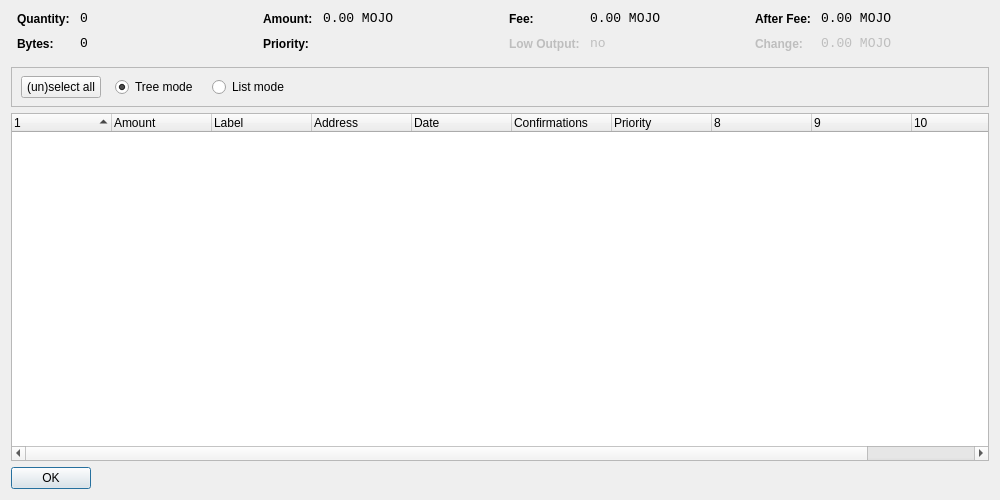
<?xml version="1.0" encoding="UTF-8"?>
<ui version="4.0">
 <class>CoinControlDialog</class>
 <widget class="QDialog" name="CoinControlDialog">
  <property name="geometry">
   <rect>
    <x>0</x>
    <y>0</y>
    <width>1000</width>
    <height>500</height>
   </rect>
  </property>
  <property name="windowTitle">
   <string>Coin Control</string>
  </property>
  <layout class="QVBoxLayout" name="verticalLayout">
   <item>
    <layout class="QHBoxLayout" name="horizontalLayoutTop" stretch="0,0,0,0">
     <property name="topMargin">
      <number>0</number>
     </property>
     <property name="bottomMargin">
      <number>10</number>
     </property>
     <item>
      <layout class="QFormLayout" name="formLayoutCoinControl1">
       <property name="horizontalSpacing">
        <number>10</number>
       </property>
       <property name="verticalSpacing">
        <number>10</number>
       </property>
       <property name="leftMargin">
        <number>6</number>
       </property>
       <property name="rightMargin">
        <number>6</number>
       </property>
       <item row="0" column="0">
        <widget class="QLabel" name="labelCoinControlQuantityText">
         <property name="styleSheet">
          <string notr="true">font-weight:bold;</string>
         </property>
         <property name="text">
          <string>Quantity:</string>
         </property>
        </widget>
       </item>
       <item row="0" column="1">
        <widget class="QLabel" name="labelCoinControlQuantity">
         <property name="font">
          <font>
           <family>Monospace</family>
           <pointsize>10</pointsize>
          </font>
         </property>
         <property name="cursor">
          <cursorShape>IBeamCursor</cursorShape>
         </property>
         <property name="contextMenuPolicy">
          <enum>Qt::ActionsContextMenu</enum>
         </property>
         <property name="text">
          <string notr="true">0</string>
         </property>
         <property name="textInteractionFlags">
          <set>Qt::LinksAccessibleByMouse|Qt::TextSelectableByKeyboard|Qt::TextSelectableByMouse</set>
         </property>
        </widget>
       </item>
       <item row="1" column="0">
        <widget class="QLabel" name="labelCoinControlBytesText">
         <property name="styleSheet">
          <string notr="true">font-weight:bold;</string>
         </property>
         <property name="text">
          <string>Bytes:</string>
         </property>
        </widget>
       </item>
       <item row="1" column="1">
        <widget class="QLabel" name="labelCoinControlBytes">
         <property name="font">
          <font>
           <family>Monospace</family>
           <pointsize>10</pointsize>
          </font>
         </property>
         <property name="cursor">
          <cursorShape>IBeamCursor</cursorShape>
         </property>
         <property name="contextMenuPolicy">
          <enum>Qt::ActionsContextMenu</enum>
         </property>
         <property name="text">
          <string notr="true">0</string>
         </property>
         <property name="textInteractionFlags">
          <set>Qt::LinksAccessibleByMouse|Qt::TextSelectableByKeyboard|Qt::TextSelectableByMouse</set>
         </property>
        </widget>
       </item>
      </layout>
     </item>
     <item>
      <layout class="QFormLayout" name="formLayoutCoinControl2">
       <property name="horizontalSpacing">
        <number>10</number>
       </property>
       <property name="verticalSpacing">
        <number>10</number>
       </property>
       <property name="leftMargin">
        <number>6</number>
       </property>
       <property name="rightMargin">
        <number>6</number>
       </property>
       <item row="0" column="0">
        <widget class="QLabel" name="labelCoinControlAmountText">
         <property name="styleSheet">
          <string notr="true">font-weight:bold;</string>
         </property>
         <property name="text">
          <string>Amount:</string>
         </property>
        </widget>
       </item>
       <item row="0" column="1">
        <widget class="QLabel" name="labelCoinControlAmount">
         <property name="font">
          <font>
           <family>Monospace</family>
           <pointsize>10</pointsize>
          </font>
         </property>
         <property name="cursor">
          <cursorShape>IBeamCursor</cursorShape>
         </property>
         <property name="contextMenuPolicy">
          <enum>Qt::ActionsContextMenu</enum>
         </property>
         <property name="text">
          <string notr="true">0.00 MOJO</string>
         </property>
         <property name="textInteractionFlags">
          <set>Qt::LinksAccessibleByMouse|Qt::TextSelectableByKeyboard|Qt::TextSelectableByMouse</set>
         </property>
        </widget>
       </item>
       <item row="1" column="0">
        <widget class="QLabel" name="labelCoinControlPriorityText">
         <property name="styleSheet">
          <string notr="true">font-weight:bold;</string>
         </property>
         <property name="text">
          <string>Priority:</string>
         </property>
        </widget>
       </item>
       <item row="1" column="1">
        <widget class="QLabel" name="labelCoinControlPriority">
         <property name="font">
          <font>
           <family>Monospace</family>
           <pointsize>10</pointsize>
          </font>
         </property>
         <property name="cursor">
          <cursorShape>IBeamCursor</cursorShape>
         </property>
         <property name="contextMenuPolicy">
          <enum>Qt::ActionsContextMenu</enum>
         </property>
         <property name="text">
          <string/>
         </property>
         <property name="textInteractionFlags">
          <set>Qt::LinksAccessibleByMouse|Qt::TextSelectableByKeyboard|Qt::TextSelectableByMouse</set>
         </property>
        </widget>
       </item>
      </layout>
     </item>
     <item>
      <layout class="QFormLayout" name="formLayoutCoinControl3">
       <property name="horizontalSpacing">
        <number>10</number>
       </property>
       <property name="verticalSpacing">
        <number>10</number>
       </property>
       <property name="leftMargin">
        <number>6</number>
       </property>
       <property name="rightMargin">
        <number>6</number>
       </property>
       <item row="0" column="0">
        <widget class="QLabel" name="labelCoinControlFeeText">
         <property name="styleSheet">
          <string notr="true">font-weight:bold;</string>
         </property>
         <property name="text">
          <string>Fee:</string>
         </property>
        </widget>
       </item>
       <item row="0" column="1">
        <widget class="QLabel" name="labelCoinControlFee">
         <property name="font">
          <font>
           <family>Monospace</family>
           <pointsize>10</pointsize>
          </font>
         </property>
         <property name="cursor">
          <cursorShape>IBeamCursor</cursorShape>
         </property>
         <property name="contextMenuPolicy">
          <enum>Qt::ActionsContextMenu</enum>
         </property>
         <property name="text">
          <string notr="true">0.00 MOJO</string>
         </property>
         <property name="textInteractionFlags">
          <set>Qt::LinksAccessibleByMouse|Qt::TextSelectableByKeyboard|Qt::TextSelectableByMouse</set>
         </property>
        </widget>
       </item>
       <item row="1" column="0">
        <widget class="QLabel" name="labelCoinControlLowOutputText">
         <property name="enabled">
          <bool>false</bool>
         </property>
         <property name="styleSheet">
          <string notr="true">font-weight:bold;</string>
         </property>
         <property name="text">
          <string>Low Output:</string>
         </property>
        </widget>
       </item>
       <item row="1" column="1">
        <widget class="QLabel" name="labelCoinControlLowOutput">
         <property name="enabled">
          <bool>false</bool>
         </property>
         <property name="font">
          <font>
           <family>Monospace</family>
           <pointsize>10</pointsize>
          </font>
         </property>
         <property name="cursor">
          <cursorShape>IBeamCursor</cursorShape>
         </property>
         <property name="contextMenuPolicy">
          <enum>Qt::ActionsContextMenu</enum>
         </property>
         <property name="text">
          <string notr="true">no</string>
         </property>
         <property name="textInteractionFlags">
          <set>Qt::LinksAccessibleByMouse|Qt::TextSelectableByKeyboard|Qt::TextSelectableByMouse</set>
         </property>
        </widget>
       </item>
      </layout>
     </item>
     <item>
      <layout class="QFormLayout" name="formLayoutCoinControl4">
       <property name="horizontalSpacing">
        <number>10</number>
       </property>
       <property name="verticalSpacing">
        <number>10</number>
       </property>
       <property name="leftMargin">
        <number>6</number>
       </property>
       <property name="rightMargin">
        <number>6</number>
       </property>
       <item row="0" column="0">
        <widget class="QLabel" name="labelCoinControlAfterFeeText">
         <property name="styleSheet">
          <string notr="true">font-weight:bold;</string>
         </property>
         <property name="text">
          <string>After Fee:</string>
         </property>
        </widget>
       </item>
       <item row="0" column="1">
        <widget class="QLabel" name="labelCoinControlAfterFee">
         <property name="font">
          <font>
           <family>Monospace</family>
           <pointsize>10</pointsize>
          </font>
         </property>
         <property name="cursor">
          <cursorShape>IBeamCursor</cursorShape>
         </property>
         <property name="contextMenuPolicy">
          <enum>Qt::ActionsContextMenu</enum>
         </property>
         <property name="text">
          <string notr="true">0.00 MOJO</string>
         </property>
         <property name="textInteractionFlags">
          <set>Qt::LinksAccessibleByMouse|Qt::TextSelectableByKeyboard|Qt::TextSelectableByMouse</set>
         </property>
        </widget>
       </item>
       <item row="1" column="0">
        <widget class="QLabel" name="labelCoinControlChangeText">
         <property name="enabled">
          <bool>false</bool>
         </property>
         <property name="styleSheet">
          <string notr="true">font-weight:bold;</string>
         </property>
         <property name="text">
          <string>Change:</string>
         </property>
        </widget>
       </item>
       <item row="1" column="1">
        <widget class="QLabel" name="labelCoinControlChange">
         <property name="enabled">
          <bool>false</bool>
         </property>
         <property name="font">
          <font>
           <family>Monospace</family>
           <pointsize>10</pointsize>
          </font>
         </property>
         <property name="cursor">
          <cursorShape>IBeamCursor</cursorShape>
         </property>
         <property name="contextMenuPolicy">
          <enum>Qt::ActionsContextMenu</enum>
         </property>
         <property name="text">
          <string notr="true">0.00 MOJO</string>
         </property>
         <property name="textInteractionFlags">
          <set>Qt::LinksAccessibleByMouse|Qt::TextSelectableByKeyboard|Qt::TextSelectableByMouse</set>
         </property>
        </widget>
       </item>
      </layout>
     </item>
    </layout>
   </item>
   <item>
    <widget class="QFrame" name="frame">
     <property name="minimumSize">
      <size>
       <width>0</width>
       <height>40</height>
      </size>
     </property>
     <property name="frameShape">
      <enum>QFrame::StyledPanel</enum>
     </property>
     <property name="frameShadow">
      <enum>QFrame::Sunken</enum>
     </property>
     <widget class="QWidget" name="horizontalLayoutWidget">
      <property name="geometry">
       <rect>
        <x>10</x>
        <y>0</y>
        <width>781</width>
        <height>41</height>
       </rect>
      </property>
      <layout class="QHBoxLayout" name="horizontalLayoutPanel" stretch="0,0,0,0,0">
       <property name="spacing">
        <number>14</number>
       </property>
       <item>
        <widget class="QPushButton" name="pushButtonSelectAll">
         <property name="sizePolicy">
          <sizepolicy hsizetype="Maximum" vsizetype="Fixed">
           <horstretch>0</horstretch>
           <verstretch>0</verstretch>
          </sizepolicy>
         </property>
         <property name="text">
          <string>(un)select all</string>
         </property>
        </widget>
       </item>
       <item>
        <widget class="QRadioButton" name="radioTreeMode">
         <property name="sizePolicy">
          <sizepolicy hsizetype="Maximum" vsizetype="Fixed">
           <horstretch>0</horstretch>
           <verstretch>0</verstretch>
          </sizepolicy>
         </property>
         <property name="text">
          <string>Tree mode</string>
         </property>
         <property name="checked">
          <bool>true</bool>
         </property>
        </widget>
       </item>
       <item>
        <widget class="QRadioButton" name="radioListMode">
         <property name="sizePolicy">
          <sizepolicy hsizetype="Maximum" vsizetype="Fixed">
           <horstretch>0</horstretch>
           <verstretch>0</verstretch>
          </sizepolicy>
         </property>
         <property name="text">
          <string>List mode</string>
         </property>
        </widget>
       </item>
       <item>
        <spacer name="horizontalSpacer">
         <property name="orientation">
          <enum>Qt::Horizontal</enum>
         </property>
         <property name="sizeHint" stdset="0">
          <size>
           <width>40</width>
           <height>20</height>
          </size>
         </property>
        </spacer>
       </item>
      </layout>
     </widget>
    </widget>
   </item>
   <item>
    <widget class="CoinControlTreeWidget" name="treeWidget">
     <property name="contextMenuPolicy">
      <enum>Qt::CustomContextMenu</enum>
     </property>
     <property name="sortingEnabled">
      <bool>false</bool>
     </property>
     <property name="columnCount">
      <number>11</number>
     </property>
     <attribute name="headerShowSortIndicator" stdset="0">
      <bool>true</bool>
     </attribute>
     <attribute name="headerStretchLastSection">
      <bool>false</bool>
     </attribute>
     <column>
      <property name="text">
       <string/>
      </property>
     </column>
     <column>
      <property name="text">
       <string>Amount</string>
      </property>
     </column>
     <column>
      <property name="text">
       <string>Label</string>
      </property>
     </column>
     <column>
      <property name="text">
       <string>Address</string>
      </property>
     </column>
     <column>
      <property name="text">
       <string>Date</string>
      </property>
     </column>
     <column>
      <property name="text">
       <string>Confirmations</string>
      </property>
      <property name="toolTip">
       <string>Confirmed</string>
      </property>
     </column>
     <column>
      <property name="text">
       <string>Priority</string>
      </property>
     </column>
     <column>
      <property name="text">
       <string/>
      </property>
     </column>
     <column>
      <property name="text">
       <string/>
      </property>
     </column>
     <column>
      <property name="text">
       <string/>
      </property>
     </column>
     <column>
      <property name="text">
       <string/>
      </property>
     </column>
    </widget>
   </item>
   <item>
    <widget class="QDialogButtonBox" name="buttonBox">
     <property name="sizePolicy">
      <sizepolicy hsizetype="Maximum" vsizetype="Fixed">
       <horstretch>0</horstretch>
       <verstretch>0</verstretch>
      </sizepolicy>
     </property>
     <property name="orientation">
      <enum>Qt::Horizontal</enum>
     </property>
     <property name="standardButtons">
      <set>QDialogButtonBox::Ok</set>
     </property>
    </widget>
   </item>
  </layout>
 </widget>
 <customwidgets>
  <customwidget>
   <class>CoinControlTreeWidget</class>
   <extends>QTreeWidget</extends>
   <header>coincontroltreewidget.h</header>
  </customwidget>
 </customwidgets>
 <resources/>
 <connections/>
</ui>
